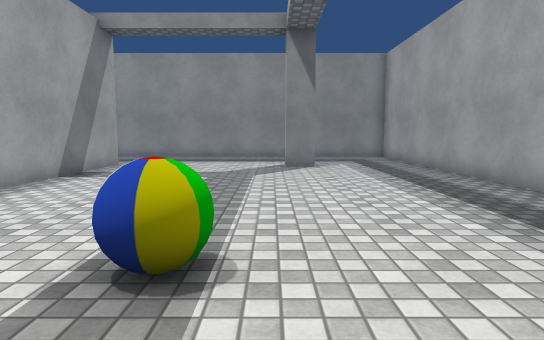
view 1 (above)

19 first-person views from a walk through a scene from a Unity 3-D project. The camera is 1.2 m above the floor, tilts 6° down and sees 75° across. The floor is counted in squares, 1 m on a side. Each view is taken from the middle of a square. On the plan, view 1 faces up. The plan holds only what a view shows up to about 14 squares ahead; the rest is blank. The player is left out. Some surface patterns are stand-ins.

view 2
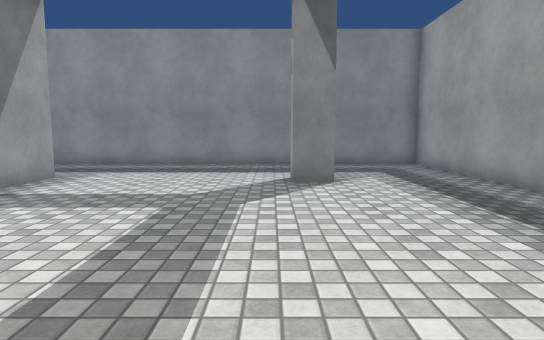

view 3
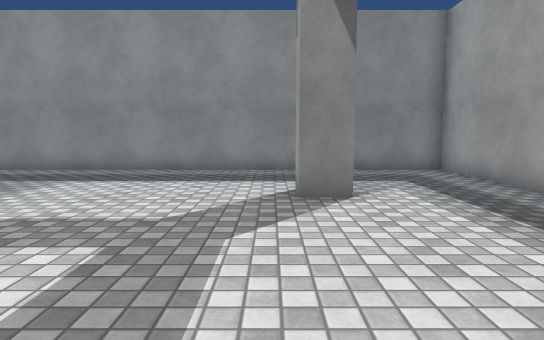

view 4
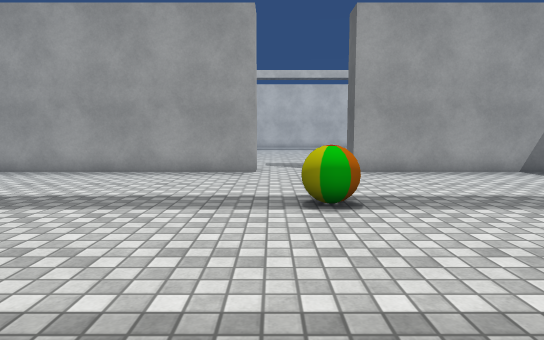

view 5
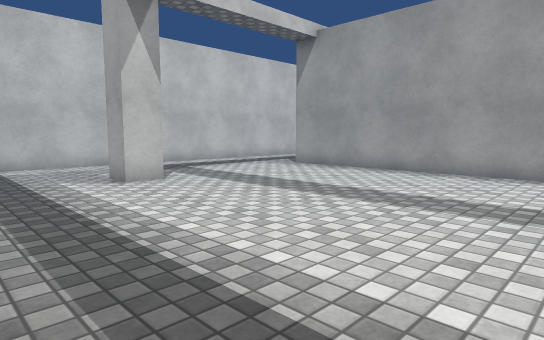

view 6
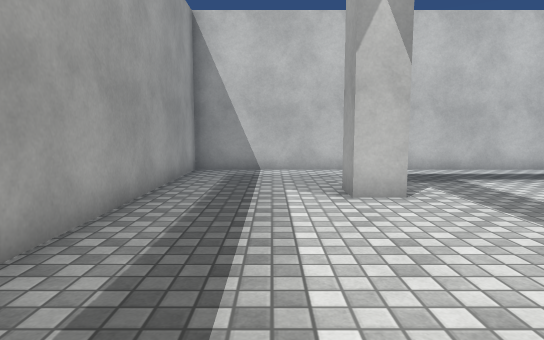

view 7
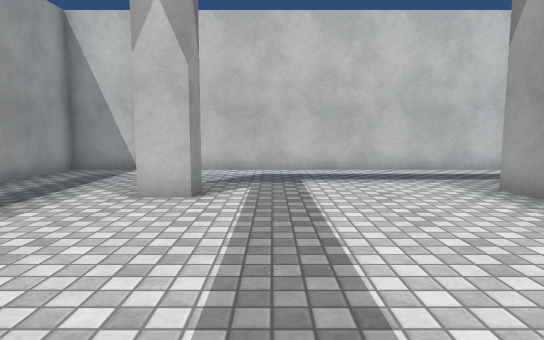

view 8
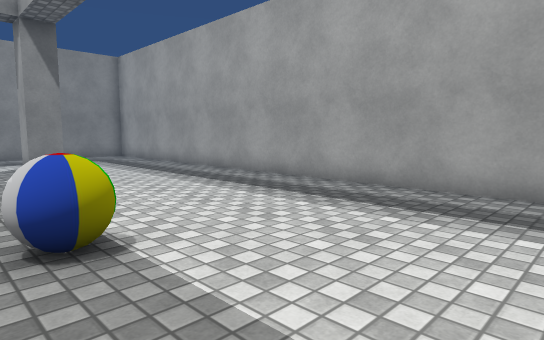

view 9
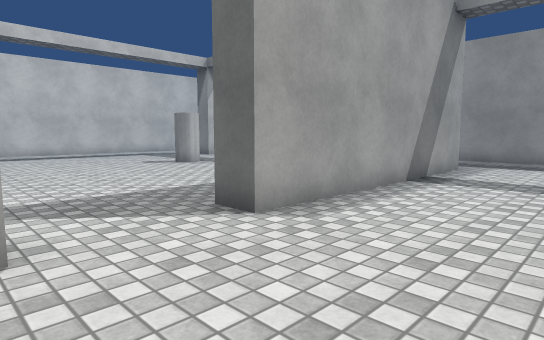

view 10
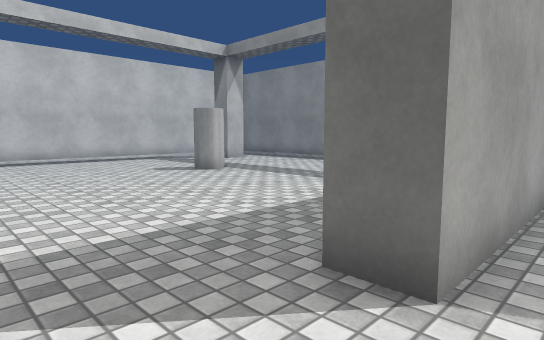

view 11
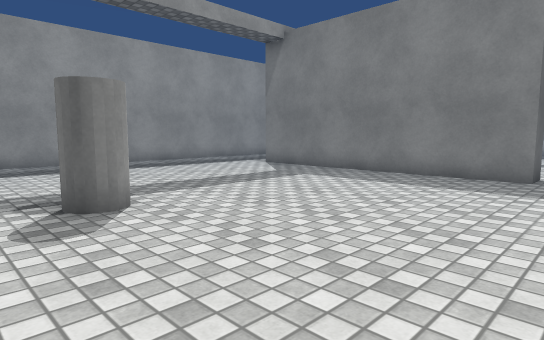

view 12
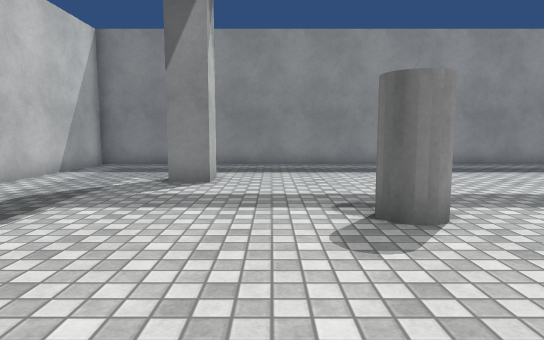

view 13
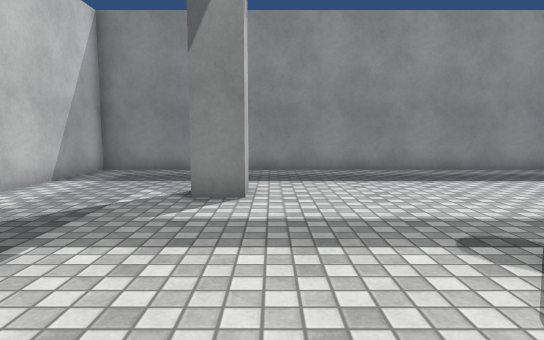

view 14
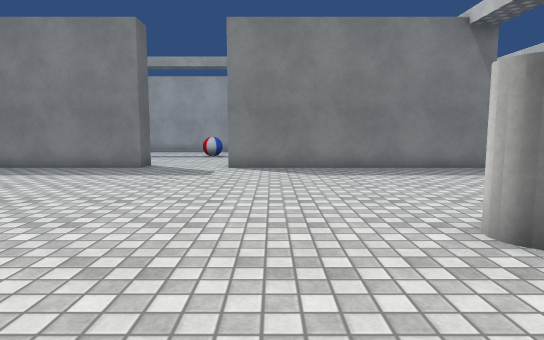

view 15
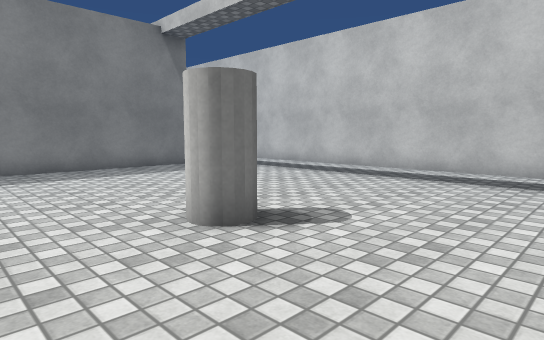

view 16
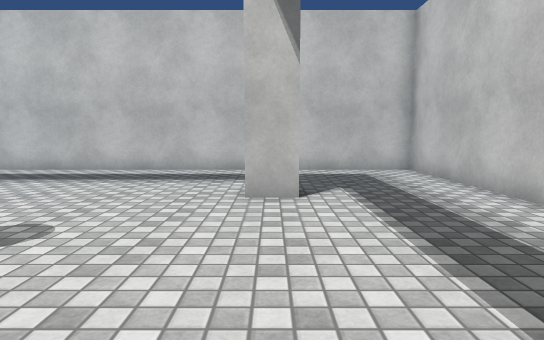

view 17
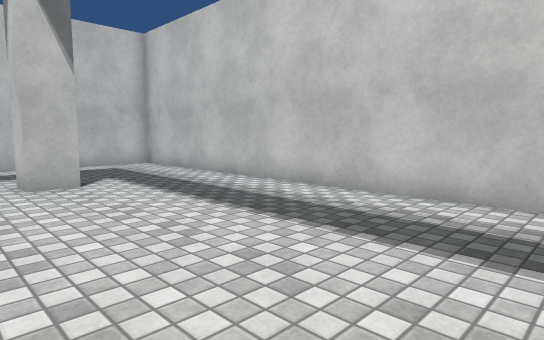

view 18
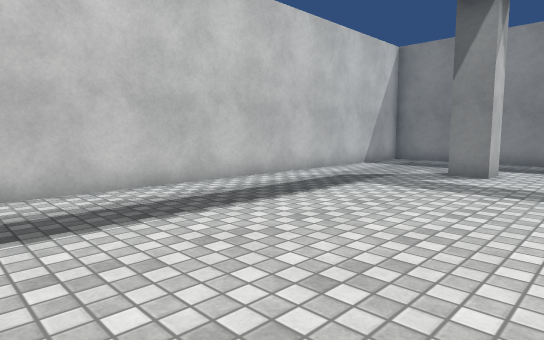

view 19
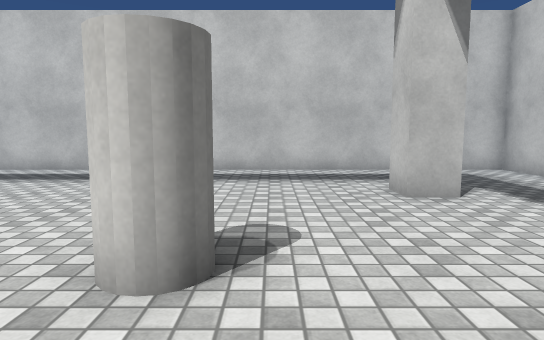

### Floor plan
Ten units are one square. View 1 is at (0, 0); x grows to the right and y downward. Boxes are objects, and circles mark ways between rooms. Rooms are numbered by the first view taken in them; rooms with no view inside come last. Other rooms are left out.
<svg viewBox="-240 -180 300 300">
<path fill="none" stroke="#000" d="M-59 -16 -59 75M55 1 55 -175 24 -175M16 -125 5 -125 5 -135M5 75 5 65 15 65 15 75M-59 -135 -59 -45M9 -175 -46 -175M-45 115 55 115 55 31M-235 -12 -235 115 -45 115M-59 -45 -69 -45 -69 -129M-196 65 -185 65 -185 75M-185 -135 -185 -125 -195 -125M-69 74 -69 -15M-46 -175 -235 -175 -235 -29"/>
<rect x="-15" y="-35" width="10" height="10" fill="#bbb"><title>other object</title></rect>
<rect x="-155" y="25" width="10" height="10" fill="#bbb"><title>cylinder</title></rect>
<rect x="-155" y="-95" width="10" height="10" fill="#bbb"><title>cylinder</title></rect>
<circle cx="-50" cy="-155" r="3" fill="#2a7"/>
<circle cx="-52" cy="95" r="3" fill="#2a7"/>
<circle cx="-57" cy="-30" r="3" fill="#2a7"/>
<text x="0" y="-30">1</text>
<text x="-150" y="-30">2</text>
</svg>
Room 1 opens to room 2.

Where each view was taken, in squares from view 1:
view 1: 0 up, 0 right, facing up
view 2: 4 up, 0 right, facing up
view 3: 6 up, 0 right, facing up
view 4: 2 up, 5 right, facing left
view 5: 2 up, 5 right, facing down-left
view 6: 0 up, 3 right, facing down
view 7: 0 up, 1 left, facing down
view 8: 1 down, 2 left, facing up-right
view 9: 1 up, 2 left, facing up-left
view 10: 2 up, 5 left, facing up-left
view 11: 3 up, 17 left, facing up-right
view 12: 4 up, 17 left, facing up
view 13: 6 up, 18 left, facing up
view 14: 0 up, 19 left, facing right
view 15: 0 up, 19 left, facing down-right
view 16: 0 up, 19 left, facing down
view 17: 2 up, 17 left, facing down-left
view 18: 2 up, 16 left, facing up-left
view 19: 0 up, 16 left, facing down
